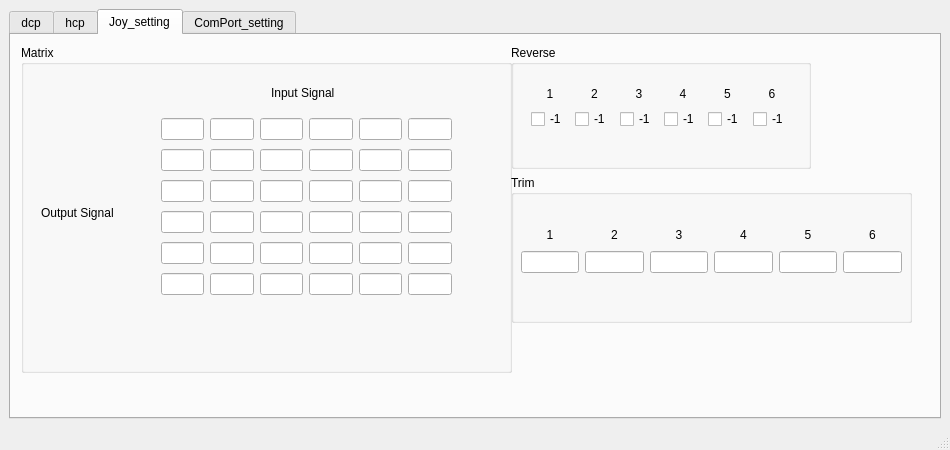
<?xml version="1.0" encoding="UTF-8"?>
<ui version="4.0">
 <class>MainWindow</class>
 <widget class="QMainWindow" name="MainWindow">
  <property name="geometry">
   <rect>
    <x>0</x>
    <y>0</y>
    <width>950</width>
    <height>450</height>
   </rect>
  </property>
  <property name="sizePolicy">
   <sizepolicy hsizetype="Expanding" vsizetype="Expanding">
    <horstretch>0</horstretch>
    <verstretch>0</verstretch>
   </sizepolicy>
  </property>
  <property name="minimumSize">
   <size>
    <width>950</width>
    <height>450</height>
   </size>
  </property>
  <property name="windowTitle">
   <string>MainWindow</string>
  </property>
  <widget class="QWidget" name="centralwidget">
   <layout class="QGridLayout" name="gridLayout">
    <item row="0" column="0">
     <widget class="QTabWidget" name="tabWidget">
      <property name="sizePolicy">
       <sizepolicy hsizetype="MinimumExpanding" vsizetype="Expanding">
        <horstretch>0</horstretch>
        <verstretch>0</verstretch>
       </sizepolicy>
      </property>
      <property name="maximumSize">
       <size>
        <width>16777215</width>
        <height>900</height>
       </size>
      </property>
      <property name="currentIndex">
       <number>2</number>
      </property>
      <widget class="QWidget" name="tab">
       <attribute name="title">
        <string>dcp</string>
       </attribute>
       <layout class="QFormLayout" name="formLayout">
        <item row="0" column="0">
         <widget class="QTableWidget" name="tableWidget">
          <property name="minimumSize">
           <size>
            <width>0</width>
            <height>300</height>
           </size>
          </property>
          <row>
           <property name="text">
            <string>1</string>
           </property>
          </row>
          <column>
           <property name="text">
            <string>Num</string>
           </property>
          </column>
          <column>
           <property name="text">
            <string>P3</string>
           </property>
          </column>
          <column>
           <property name="text">
            <string>P2</string>
           </property>
          </column>
          <column>
           <property name="text">
            <string>Новый столбец</string>
           </property>
          </column>
         </widget>
        </item>
       </layout>
      </widget>
      <widget class="QWidget" name="tab_2">
       <attribute name="title">
        <string>hcp</string>
       </attribute>
       <layout class="QVBoxLayout" name="verticalLayout"/>
      </widget>
      <widget class="QWidget" name="tab_3">
       <attribute name="title">
        <string>Joy_setting</string>
       </attribute>
       <widget class="QGroupBox" name="groupBox">
        <property name="geometry">
         <rect>
          <x>10</x>
          <y>10</y>
          <width>491</width>
          <height>328</height>
         </rect>
        </property>
        <property name="title">
         <string>Matrix</string>
        </property>
        <widget class="QWidget" name="layoutWidget">
         <property name="geometry">
          <rect>
           <x>140</x>
           <y>70</y>
           <width>291</width>
           <height>188</height>
          </rect>
         </property>
         <layout class="QVBoxLayout" name="verticalLayout_14">
          <item>
           <layout class="QHBoxLayout" name="horizontalLayout_3">
            <item>
             <widget class="QLineEdit" name="lineEdit_10"/>
            </item>
            <item>
             <widget class="QLineEdit" name="lineEdit_7"/>
            </item>
            <item>
             <widget class="QLineEdit" name="lineEdit_8"/>
            </item>
            <item>
             <widget class="QLineEdit" name="lineEdit_11"/>
            </item>
            <item>
             <widget class="QLineEdit" name="lineEdit_9"/>
            </item>
            <item>
             <widget class="QLineEdit" name="lineEdit_12"/>
            </item>
           </layout>
          </item>
          <item>
           <layout class="QHBoxLayout" name="horizontalLayout_4">
            <item>
             <widget class="QLineEdit" name="lineEdit_13"/>
            </item>
            <item>
             <widget class="QLineEdit" name="lineEdit_14"/>
            </item>
            <item>
             <widget class="QLineEdit" name="lineEdit_15"/>
            </item>
            <item>
             <widget class="QLineEdit" name="lineEdit_16"/>
            </item>
            <item>
             <widget class="QLineEdit" name="lineEdit_17"/>
            </item>
            <item>
             <widget class="QLineEdit" name="lineEdit_18"/>
            </item>
           </layout>
          </item>
          <item>
           <layout class="QHBoxLayout" name="horizontalLayout_5">
            <item>
             <widget class="QLineEdit" name="lineEdit_19"/>
            </item>
            <item>
             <widget class="QLineEdit" name="lineEdit_20"/>
            </item>
            <item>
             <widget class="QLineEdit" name="lineEdit_21"/>
            </item>
            <item>
             <widget class="QLineEdit" name="lineEdit_22"/>
            </item>
            <item>
             <widget class="QLineEdit" name="lineEdit_23"/>
            </item>
            <item>
             <widget class="QLineEdit" name="lineEdit_24"/>
            </item>
           </layout>
          </item>
          <item>
           <layout class="QHBoxLayout" name="horizontalLayout_6">
            <item>
             <widget class="QLineEdit" name="lineEdit_25"/>
            </item>
            <item>
             <widget class="QLineEdit" name="lineEdit_26"/>
            </item>
            <item>
             <widget class="QLineEdit" name="lineEdit_27"/>
            </item>
            <item>
             <widget class="QLineEdit" name="lineEdit_28"/>
            </item>
            <item>
             <widget class="QLineEdit" name="lineEdit_29"/>
            </item>
            <item>
             <widget class="QLineEdit" name="lineEdit_30"/>
            </item>
           </layout>
          </item>
          <item>
           <layout class="QHBoxLayout" name="horizontalLayout_7">
            <item>
             <widget class="QLineEdit" name="lineEdit_31"/>
            </item>
            <item>
             <widget class="QLineEdit" name="lineEdit_32"/>
            </item>
            <item>
             <widget class="QLineEdit" name="lineEdit_33"/>
            </item>
            <item>
             <widget class="QLineEdit" name="lineEdit_34"/>
            </item>
            <item>
             <widget class="QLineEdit" name="lineEdit_35"/>
            </item>
            <item>
             <widget class="QLineEdit" name="lineEdit_36"/>
            </item>
           </layout>
          </item>
          <item>
           <layout class="QHBoxLayout" name="horizontalLayout_8">
            <item>
             <widget class="QLineEdit" name="lineEdit_37"/>
            </item>
            <item>
             <widget class="QLineEdit" name="lineEdit_38"/>
            </item>
            <item>
             <widget class="QLineEdit" name="lineEdit_39"/>
            </item>
            <item>
             <widget class="QLineEdit" name="lineEdit_40"/>
            </item>
            <item>
             <widget class="QLineEdit" name="lineEdit_41"/>
            </item>
            <item>
             <widget class="QLineEdit" name="lineEdit_42"/>
            </item>
           </layout>
          </item>
         </layout>
        </widget>
        <widget class="QLabel" name="label_15">
         <property name="geometry">
          <rect>
           <x>250</x>
           <y>40</y>
           <width>71</width>
           <height>16</height>
          </rect>
         </property>
         <property name="text">
          <string>Input Signal</string>
         </property>
        </widget>
        <widget class="QLabel" name="label_16">
         <property name="geometry">
          <rect>
           <x>20</x>
           <y>160</y>
           <width>91</width>
           <height>16</height>
          </rect>
         </property>
         <property name="contextMenuPolicy">
          <enum>Qt::DefaultContextMenu</enum>
         </property>
         <property name="layoutDirection">
          <enum>Qt::LeftToRight</enum>
         </property>
         <property name="autoFillBackground">
          <bool>false</bool>
         </property>
         <property name="lineWidth">
          <number>1</number>
         </property>
         <property name="text">
          <string>Output Signal</string>
         </property>
        </widget>
       </widget>
       <widget class="QGroupBox" name="groupBox_3">
        <property name="geometry">
         <rect>
          <x>500</x>
          <y>140</y>
          <width>401</width>
          <height>148</height>
         </rect>
        </property>
        <property name="title">
         <string>Trim</string>
        </property>
        <widget class="QWidget" name="layoutWidget">
         <property name="geometry">
          <rect>
           <x>10</x>
           <y>50</y>
           <width>381</width>
           <height>48</height>
          </rect>
         </property>
         <layout class="QHBoxLayout" name="horizontalLayout_2">
          <item>
           <layout class="QVBoxLayout" name="verticalLayout_8">
            <item>
             <widget class="QLabel" name="label_7">
              <property name="text">
               <string>1</string>
              </property>
              <property name="alignment">
               <set>Qt::AlignCenter</set>
              </property>
             </widget>
            </item>
            <item>
             <widget class="QLineEdit" name="lineEdit"/>
            </item>
           </layout>
          </item>
          <item>
           <layout class="QVBoxLayout" name="verticalLayout_9">
            <item>
             <widget class="QLabel" name="label_8">
              <property name="text">
               <string>2</string>
              </property>
              <property name="alignment">
               <set>Qt::AlignCenter</set>
              </property>
             </widget>
            </item>
            <item>
             <widget class="QLineEdit" name="lineEdit_3"/>
            </item>
           </layout>
          </item>
          <item>
           <layout class="QVBoxLayout" name="verticalLayout_10">
            <item>
             <widget class="QLabel" name="label_12">
              <property name="text">
               <string>3</string>
              </property>
              <property name="alignment">
               <set>Qt::AlignCenter</set>
              </property>
             </widget>
            </item>
            <item>
             <widget class="QLineEdit" name="lineEdit_4"/>
            </item>
           </layout>
          </item>
          <item>
           <layout class="QVBoxLayout" name="verticalLayout_11">
            <item>
             <widget class="QLabel" name="label_9">
              <property name="text">
               <string>4</string>
              </property>
              <property name="alignment">
               <set>Qt::AlignCenter</set>
              </property>
             </widget>
            </item>
            <item>
             <widget class="QLineEdit" name="lineEdit_2"/>
            </item>
           </layout>
          </item>
          <item>
           <layout class="QVBoxLayout" name="verticalLayout_12">
            <item>
             <widget class="QLabel" name="label_11">
              <property name="text">
               <string>5</string>
              </property>
              <property name="alignment">
               <set>Qt::AlignCenter</set>
              </property>
             </widget>
            </item>
            <item>
             <widget class="QLineEdit" name="lineEdit_5"/>
            </item>
           </layout>
          </item>
          <item>
           <layout class="QVBoxLayout" name="verticalLayout_13">
            <item>
             <widget class="QLabel" name="label_10">
              <property name="text">
               <string>6</string>
              </property>
              <property name="alignment">
               <set>Qt::AlignCenter</set>
              </property>
             </widget>
            </item>
            <item>
             <widget class="QLineEdit" name="lineEdit_6"/>
            </item>
           </layout>
          </item>
         </layout>
        </widget>
       </widget>
       <widget class="QGroupBox" name="groupBox_2">
        <property name="geometry">
         <rect>
          <x>500</x>
          <y>10</y>
          <width>300</width>
          <height>124</height>
         </rect>
        </property>
        <property name="title">
         <string>Reverse</string>
        </property>
        <widget class="QWidget" name="layoutWidget">
         <property name="geometry">
          <rect>
           <x>20</x>
           <y>40</y>
           <width>260</width>
           <height>44</height>
          </rect>
         </property>
         <layout class="QHBoxLayout" name="horizontalLayout">
          <item>
           <layout class="QVBoxLayout" name="verticalLayout_2">
            <item>
             <widget class="QLabel" name="label">
              <property name="text">
               <string>1</string>
              </property>
              <property name="textFormat">
               <enum>Qt::AutoText</enum>
              </property>
              <property name="alignment">
               <set>Qt::AlignCenter</set>
              </property>
             </widget>
            </item>
            <item>
             <widget class="QCheckBox" name="checkBox">
              <property name="text">
               <string>-1</string>
              </property>
             </widget>
            </item>
           </layout>
          </item>
          <item>
           <layout class="QVBoxLayout" name="verticalLayout_3">
            <item>
             <widget class="QLabel" name="label_2">
              <property name="text">
               <string>2</string>
              </property>
              <property name="alignment">
               <set>Qt::AlignCenter</set>
              </property>
             </widget>
            </item>
            <item>
             <widget class="QCheckBox" name="checkBox_2">
              <property name="text">
               <string>-1</string>
              </property>
             </widget>
            </item>
           </layout>
          </item>
          <item>
           <layout class="QVBoxLayout" name="verticalLayout_4">
            <item>
             <widget class="QLabel" name="label_3">
              <property name="text">
               <string>3</string>
              </property>
              <property name="alignment">
               <set>Qt::AlignCenter</set>
              </property>
             </widget>
            </item>
            <item>
             <widget class="QCheckBox" name="checkBox_3">
              <property name="text">
               <string>-1</string>
              </property>
             </widget>
            </item>
           </layout>
          </item>
          <item>
           <layout class="QVBoxLayout" name="verticalLayout_5">
            <item>
             <widget class="QLabel" name="label_4">
              <property name="text">
               <string>4</string>
              </property>
              <property name="alignment">
               <set>Qt::AlignCenter</set>
              </property>
             </widget>
            </item>
            <item>
             <widget class="QCheckBox" name="checkBox_4">
              <property name="text">
               <string>-1</string>
              </property>
             </widget>
            </item>
           </layout>
          </item>
          <item>
           <layout class="QVBoxLayout" name="verticalLayout_6">
            <item>
             <widget class="QLabel" name="label_5">
              <property name="text">
               <string>5</string>
              </property>
              <property name="alignment">
               <set>Qt::AlignCenter</set>
              </property>
             </widget>
            </item>
            <item>
             <widget class="QCheckBox" name="checkBox_5">
              <property name="text">
               <string>-1</string>
              </property>
             </widget>
            </item>
           </layout>
          </item>
          <item>
           <layout class="QVBoxLayout" name="verticalLayout_7">
            <item>
             <widget class="QLabel" name="label_6">
              <property name="text">
               <string>6</string>
              </property>
              <property name="alignment">
               <set>Qt::AlignCenter</set>
              </property>
             </widget>
            </item>
            <item>
             <widget class="QCheckBox" name="checkBox_6">
              <property name="text">
               <string>-1</string>
              </property>
             </widget>
            </item>
           </layout>
          </item>
         </layout>
        </widget>
       </widget>
      </widget>
      <widget class="QWidget" name="tab_4">
       <attribute name="title">
        <string>ComPort_setting</string>
       </attribute>
       <widget class="QGroupBox" name="groupBox_4">
        <property name="geometry">
         <rect>
          <x>0</x>
          <y>90</y>
          <width>301</width>
          <height>66</height>
         </rect>
        </property>
        <property name="title">
         <string>Path</string>
        </property>
        <widget class="QWidget" name="layoutWidget">
         <property name="geometry">
          <rect>
           <x>20</x>
           <y>20</y>
           <width>261</width>
           <height>26</height>
          </rect>
         </property>
         <layout class="QHBoxLayout" name="horizontalLayout_9">
          <item>
           <widget class="QLabel" name="label_13">
            <property name="text">
             <string>Path_to_ComPort</string>
            </property>
           </widget>
          </item>
          <item>
           <widget class="QLineEdit" name="lineEdit_43"/>
          </item>
         </layout>
        </widget>
       </widget>
       <widget class="QGroupBox" name="groupBox_5">
        <property name="geometry">
         <rect>
          <x>0</x>
          <y>0</y>
          <width>182</width>
          <height>86</height>
         </rect>
        </property>
        <property name="title">
         <string>Bud</string>
        </property>
        <widget class="QWidget" name="layoutWidget">
         <property name="geometry">
          <rect>
           <x>20</x>
           <y>30</y>
           <width>142</width>
           <height>26</height>
          </rect>
         </property>
         <layout class="QHBoxLayout" name="horizontalLayout_10">
          <item>
           <widget class="QLabel" name="label_14">
            <property name="text">
             <string>Bud</string>
            </property>
           </widget>
          </item>
          <item>
           <widget class="QLineEdit" name="lineEdit_44"/>
          </item>
         </layout>
        </widget>
       </widget>
      </widget>
     </widget>
    </item>
   </layout>
  </widget>
  <widget class="QMenuBar" name="menubar">
   <property name="geometry">
    <rect>
     <x>0</x>
     <y>0</y>
     <width>950</width>
     <height>22</height>
    </rect>
   </property>
  </widget>
  <widget class="QStatusBar" name="statusbar"/>
 </widget>
 <resources/>
 <connections/>
</ui>
